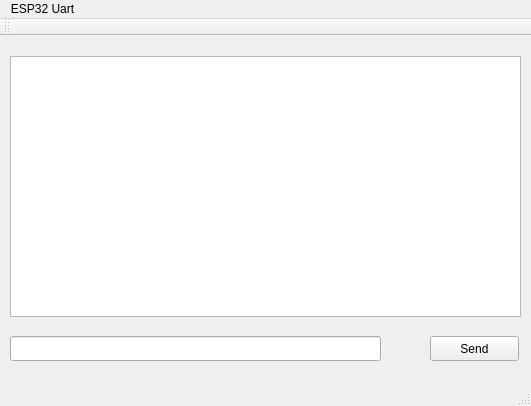
<?xml version="1.0" encoding="UTF-8"?>
<ui version="4.0">
 <class>Mycom</class>
 <widget class="QMainWindow" name="Mycom">
  <property name="geometry">
   <rect>
    <x>0</x>
    <y>0</y>
    <width>531</width>
    <height>406</height>
   </rect>
  </property>
  <property name="windowTitle">
   <string>Mycom</string>
  </property>
  <widget class="QWidget" name="centralWidget">
   <widget class="QTextBrowser" name="textBrowser">
    <property name="geometry">
     <rect>
      <x>10</x>
      <y>20</y>
      <width>511</width>
      <height>261</height>
     </rect>
    </property>
   </widget>
   <widget class="QLineEdit" name="lineEdit">
    <property name="geometry">
     <rect>
      <x>10</x>
      <y>300</y>
      <width>371</width>
      <height>25</height>
     </rect>
    </property>
   </widget>
   <widget class="QPushButton" name="pushButton">
    <property name="geometry">
     <rect>
      <x>430</x>
      <y>300</y>
      <width>89</width>
      <height>25</height>
     </rect>
    </property>
    <property name="text">
     <string>Send</string>
    </property>
   </widget>
  </widget>
  <widget class="QMenuBar" name="menuBar">
   <property name="geometry">
    <rect>
     <x>0</x>
     <y>0</y>
     <width>531</width>
     <height>28</height>
    </rect>
   </property>
   <widget class="QMenu" name="menuESP32_Uart">
    <property name="title">
     <string>ESP32 Uart</string>
    </property>
   </widget>
   <addaction name="menuESP32_Uart"/>
  </widget>
  <widget class="QToolBar" name="mainToolBar">
   <attribute name="toolBarArea">
    <enum>TopToolBarArea</enum>
   </attribute>
   <attribute name="toolBarBreak">
    <bool>false</bool>
   </attribute>
  </widget>
  <widget class="QStatusBar" name="statusBar"/>
 </widget>
 <layoutdefault spacing="6" margin="11"/>
 <resources/>
 <connections/>
</ui>
